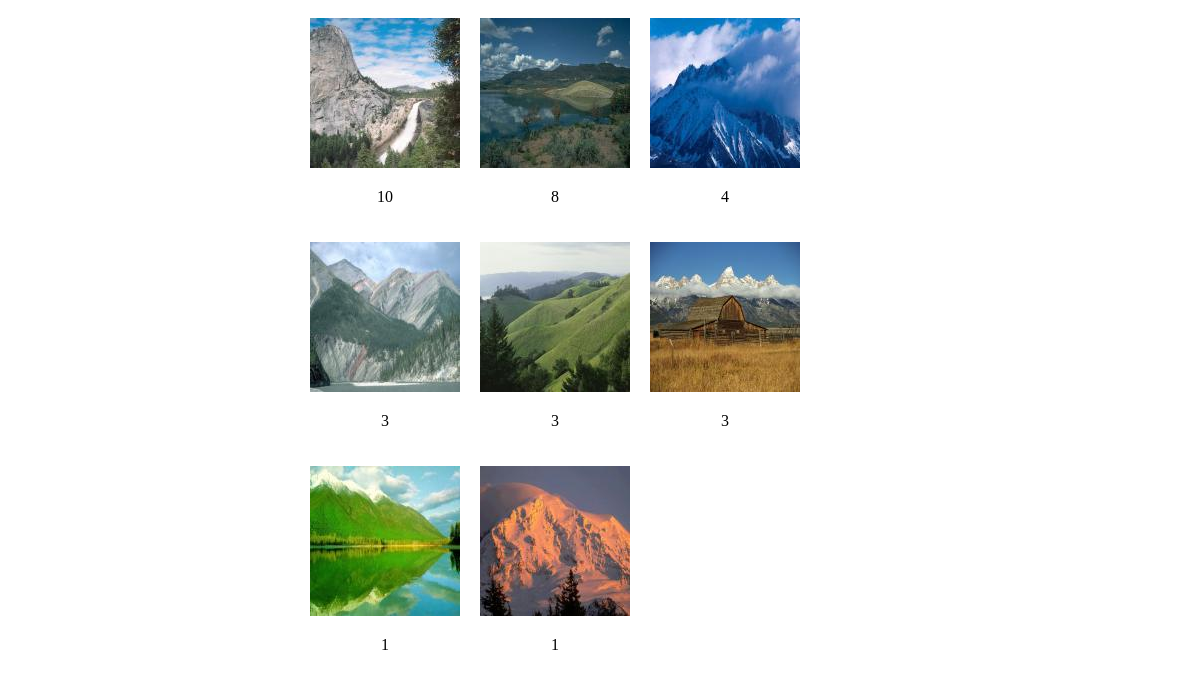
The page / on the database its author committed.
### tables this page shows
CREATE TABLE `images` (
  `id` int(11) NOT NULL,
  `title` char(15) NOT NULL,
  `size` int(11) NOT NULL,
  `count` int(11) NOT NULL
);

### index.php (the view, shortened to what this page needs)
<?php
    include "config.php";
    $sql = "SELECT * FROM images WHERE 1 ORDER BY count DESC";
    $res = mysqli_query($connect,$sql);
?>
<!DOCTYPE html>
<html lang="en">
<head>
    <link rel="stylesheet" href="css.css" type="text/css" />
</head>
<body>
    <div class="container">
    <?php
        while($data = mysqli_fetch_assoc($res)):?>
            <div class='container-blok'>
                <a href='fullImage.php?action=count&img=<?=$data['title']?>&id=<?=$data['id']?>&count=<?=$data['count']?>'><img width='150' src='small/<?=$data['title']?>' alt=''></a>
                <p> <?=$data['count']?> </p>
            </div>
        <?php
            endwhile;
        ?>
    </div>
</body>
</html>

### css.css (style rules this page uses)
.container { margin: 0 auto; max-width: 600px; display: flex; flex-wrap: wrap; }
.container-blok { margin: 10px; text-align: center; }

### rows shown on the page
images: title (picture), count "10"
images: title (picture), count "8"
images: title (picture), count "4"
images: title (picture), count "3"
images: title (picture), count "3"
images: title (picture), count "3"
images: title (picture), count "1"
images: title (picture), count "1"
